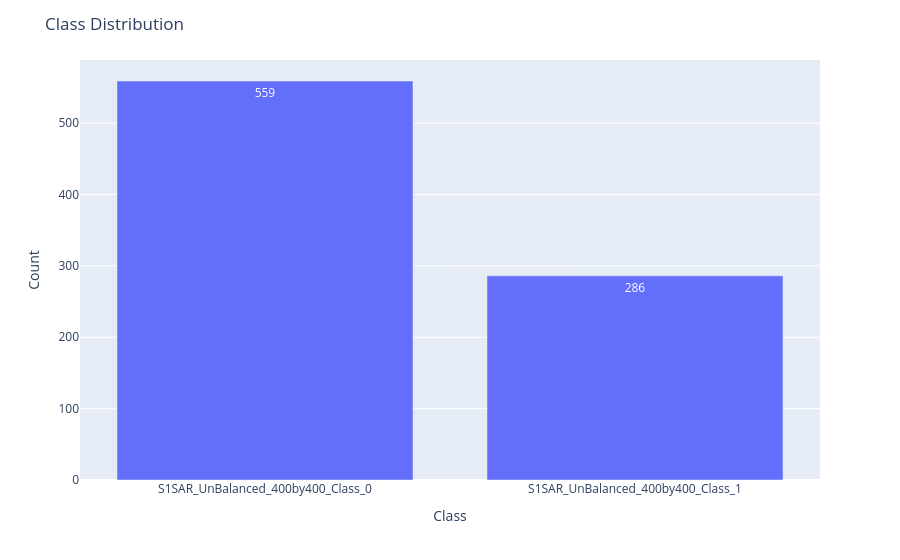

The cell this chart's notebook holds for it:
### Code cell
plot_class_distribution("data/organized/val")

### Figure 1 — Plotly figure (JSON) as saved in the notebook; plotly's stock layout.template omitted (floating-point values rounded to 4 significant figures)
{"data": [{"hovertemplate": "Class=%{x}<br>Count=%{text}<extra></extra>", "legendgroup": "", "marker": {"color": "#636efa", "pattern": {"shape": ""}}, "name": "", "orientation": "v", "showlegend": false, "text": [559.0, 286.0], "textposition": "auto", "type": "bar", "x": ["S1SAR_UnBalanced_400by400_Class_0", "S1SAR_UnBalanced_400by400_Class_1"], "xaxis": "x", "y": [559, 286], "yaxis": "y"}], "layout": {"barmode": "relative", "legend": {"tracegroupgap": 0}, "margin": {"t": 60}, "title": {"text": "Class Distribution"}, "xaxis": {"anchor": "y", "domain": [0, 1], "title": {"text": "Class"}}, "yaxis": {"anchor": "x", "domain": [0, 1], "title": {"text": "Count"}}}}
